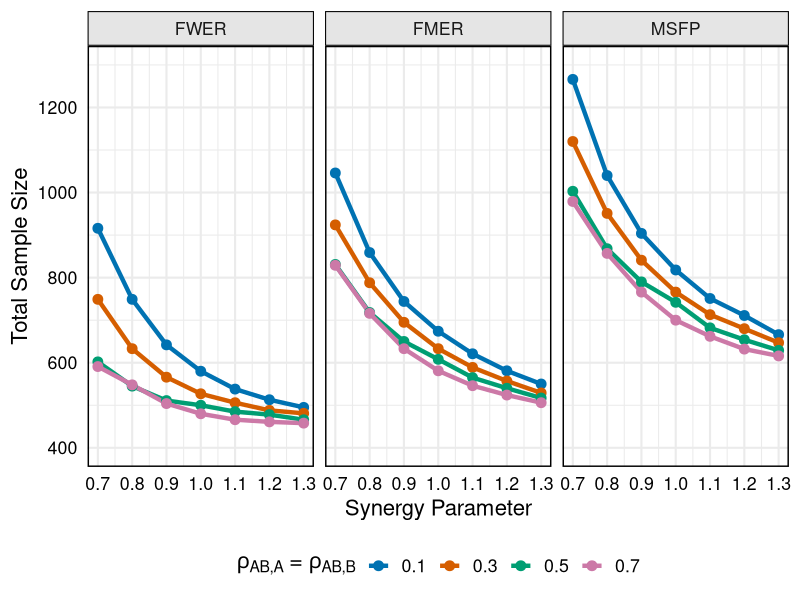
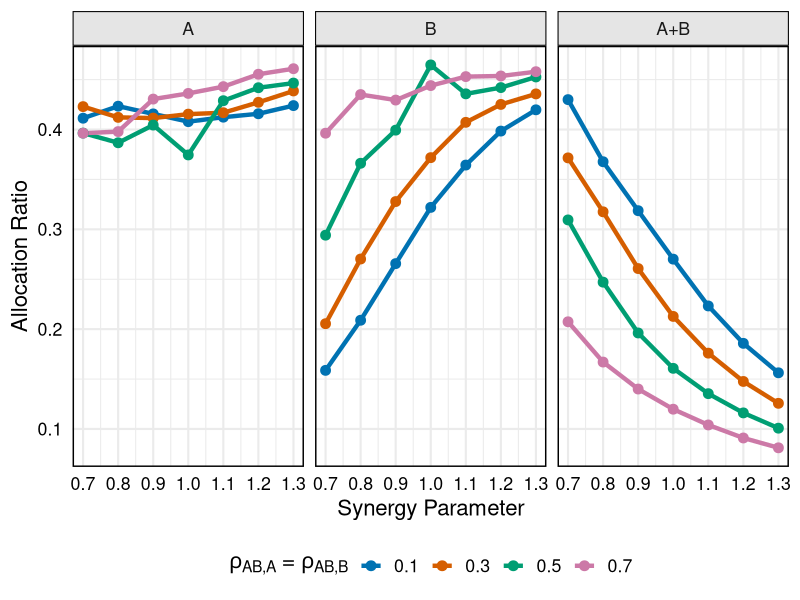

R code for these plots, in order:
library(MASS)
library(mvtnorm)
library(dplyr)
library(tidyr)
library(compiler)

set.seed(12345)

################################################################################
## 1) Define the scenario grids and fixed parameters
################################################################################

synergy_vec <- seq(0.7, 1.3, by = 0.1)  # synergy values
rho_vec     <- seq(0.2, 0.8, by = 0.2)    # grid for "rho" used in simulation of Z's
rho_vec <- c(0.1, 0.3, 0.5, 0.7)

deltaB       <- 0.3       # effect size for B vs. A
target_power <- 0.80      # target power (80%)
nrep_opt     <- 10000      # replications for the optimization stage
nrep_final   <- 50000      # replications for the final check

# Error‐rate definitions for 2 tests:
alpha_fwer <- 0.05      # Family-Wise Error Rate (FWER) control
alpha_fmer <- 0.0025    # FMER control
alpha_msfp <- 0.000625  # MSFP control

################################################################################
## 2) Probability that both |Z1| > c and |Z2| > c for bivariate normal
################################################################################
prob_both_above_c <- function(c, rho) {
  # Compute Probability(Z1 > c, Z2 > c) for bivariate normal (mean 0, correlation=rho)
  # and multiply by 4 to account for all four quadrants.
  pmass_quad <- pmvnorm(
    lower = c(c, c),
    upper = c(Inf, Inf),
    mean  = c(0, 0),
    corr  = matrix(c(1, rho, rho, 1), nrow = 2)
  )
  4 * pmass_quad
}
prob_both_above_c <- cmpfun(prob_both_above_c)

################################################################################
## 3) Get critical value c* for two‐sided tests for each error type
################################################################################
crit_cache <- list()  # Global cache to avoid repeated computations

calc_crit_2sided <- function(rho, error_type="FWER") {
  key <- paste0(error_type, "_", round(rho, 4))
  if (!is.null(crit_cache[[key]])) {
    return(crit_cache[[key]])
  }
  
  if (error_type == "FWER") {
    # Want: P(max(|Z1|,|Z2|) <= c) = 1 - alpha_fwer
    f_c <- function(c) {
      p_in <- pmvnorm(
        lower = c(-c, -c),
        upper = c(c, c),
        mean = c(0, 0),
        corr = matrix(c(1, rho, rho, 1), nrow = 2)
      )
      p_in - (1 - alpha_fwer)
    }
  } else if (error_type == "FMER") {
    # Want: P(|Z1| > c & |Z2| > c) = alpha_fmer
    f_c <- function(c) {
      prob_both_above_c(c, rho) - alpha_fmer
    }
  } else if (error_type == "MSFP") {
    # Want: P(Z1 > c & Z2 > c) = alpha_msfp
    f_c <- function(c) {
      prob_both_above_c(c, rho)  - alpha_msfp
    }
  } else {
    stop("Unknown error_type: must be FWER, FMER, or MSFP")
  }
  
  out <- uniroot(f_c, interval = c(0, 5))
  c_star <- out$root
  crit_cache[[key]] <<- c_star
  c_star
}
calc_crit_2sided <- cmpfun(calc_crit_2sided)

################################################################################
## 4) Correlation of (Z1,Z2) under the global null
################################################################################
get_corr_Z1_Z2_null <- function(pA, pB, pAB, rho, sigma2 = 1, N = 100) {
  nA  <- round(N * pA)
  nB  <- round(N * pB)
  nAB <- round(N * pAB)
  if (min(nA, nB, nAB) < 2) return(NA)
  
  varA  <- sigma2 / nA
  varB  <- sigma2 / nB
  varAB <- sigma2 / nAB
  
  covAB_A <- rho * sqrt(varA * varAB)
  #covB_A  <- 0.001 * sqrt(varA * varB)
  covB_A  <- 0
  covB_AB <- rho * sqrt(varB * varAB)
  
  var_diffAB_A <- varAB + varA - 2 * covAB_A
  var_diffB_A  <- varB + varA - 2 * covB_A
  if (var_diffAB_A <= 0 || var_diffB_A <= 0) return(NA)
  
  cov_diff <- covB_AB - covB_A - covAB_A + varA
  rhoZ <- cov_diff / sqrt(var_diffAB_A * var_diffB_A)
  if (!is.finite(rhoZ) || abs(rhoZ) > 1) return(NA)
  rhoZ
}
get_corr_Z1_Z2_null <- cmpfun(get_corr_Z1_Z2_null)

################################################################################
## 5) Simulate draws (Z1, Z2) from the alternative hypothesis
################################################################################
simulate_draws_Z <- function(pA, pB, pAB,
                             muA, muB, muAB,
                             rho, sigma2 = 1, N = 100,
                             nrep = 2000) {
  nA  <- round(N * pA)
  nB  <- round(N * pB)
  nAB <- round(N * pAB)
  if (min(nA, nB, nAB) < 2) {
    return(matrix(NA, nrow = nrep, ncol = 2))
  }
  
  varA  <- sigma2 / nA
  varB  <- sigma2 / nB
  varAB <- sigma2 / nAB
  
  covAB_A <- rho * sqrt(varA * varAB)
  #covB_A  <- 0.001 * sqrt(varA * varB)
  covB_A  <- 0
  covB_AB <- rho * sqrt(varB * varAB)
  
  var_diffAB_A <- varAB + varA - 2 * covAB_A
  var_diffB_A  <- varB + varA - 2 * covB_A
  if (var_diffAB_A <= 0 || var_diffB_A <= 0) {
    return(matrix(NA, nrow = nrep, ncol = 2))
  }
  
  Sigma_means <- matrix(c(
    varA,      covB_A,    covAB_A,
    covB_A,    varB,      covB_AB,
    covAB_A,   covB_AB,   varAB
  ), nrow = 3, byrow = TRUE)
  
  L <- tryCatch(chol(Sigma_means), error = function(e) NULL)
  if (is.null(L)) {
    return(matrix(NA, nrow = nrep, ncol = 2))
  }
  
  Z <- matrix(rnorm(nrep * 3), nrep, 3)
  # Shift by (muA, muB, muAB)
  draws <- matrix(rep(c(muA, muB, muAB), each = nrep),
                  nrow = nrep, ncol = 3) + Z %*% t(L)
  
  diffAB_A <- draws[, 3] - draws[, 1]
  diffB_A  <- draws[, 2] - draws[, 1]
  z1 <- diffAB_A / sqrt(var_diffAB_A)
  z2 <- diffB_A  / sqrt(var_diffB_A)
  
  cbind(z1, z2)
}
simulate_draws_Z <- cmpfun(simulate_draws_Z)

################################################################################
## 6) Simulate power for a given error_type using the chosen design
################################################################################
simulate_power_2sided <- function(N, pA, pB, pAB,
                                  deltaB, synergy,
                                  rho, error_type = "FWER",
                                  sigma2 = 1, nrep = 2000) {
  rhoZ <- get_corr_Z1_Z2_null(pA, pB, pAB, rho, sigma2, N)
  if (is.na(rhoZ)) return(c(power_AB = NA, power_B = NA))
  
  c_star <- calc_crit_2sided(rhoZ, error_type = error_type)
  
  muA  <- 0
  muB  <- deltaB
  muAB <- synergy * deltaB
  
  zmat <- simulate_draws_Z(pA, pB, pAB,
                           muA, muB, muAB,
                           rho, sigma2, N, nrep)
  
  valid <- complete.cases(zmat)
  if (sum(valid) == 0) return(c(power_AB = NA, power_B = NA))
  
  zmat <- zmat[valid, , drop = FALSE]
  power_AB <- mean(abs(zmat[, 1]) > c_star)
  power_B  <- mean(abs(zmat[, 2]) > c_star)
  
  if(error_type == "MSFP"){
    power_AB <- mean(zmat[, 1] > c_star)
    power_B  <- mean(zmat[, 2] > c_star)
  }
  
  c(power_AB = power_AB, power_B = power_B)
}
simulate_power_2sided <- cmpfun(simulate_power_2sided)

################################################################################
## 7) Optimal Allocation via Continuous Optimization (Numerical Method)
################################################################################
optimal_allocation <- function(synergy, deltaB, rho_ABA = 0.3, rho_AB = 0.001) {
  # Objective function: maximize min(W1, W2) where
  #   p_AB = x, p_A = (1 - x)*y, p_B = 1 - p_AB - p_A,
  # and with the feasibility constraint that all probabilities >= 0.1.
  # The formulas below approximate the noncentrality parameters:
  #   D1 = 1/p_AB + 1/p_A - 2*rho_ABA/sqrt(p_AB*p_A)
  #   W1 = (synergy*deltaB)^2 / D1
  #   D2 = 1/p_B  + 1/p_A - 2*rho_AB/sqrt(p_A*p_B)
  #   W2 = (deltaB)^2 / D2
  # We maximize min(W1, W2) by minimizing its negative.
  objFun <- function(par) {
    x <- par[1]
    y <- par[2]
    pAB <- x
    pA  <- (1 - x) * y
    pB  <- 1 - pAB - pA
    # Enforce feasibility: each allocation must be at least 0.1
    if (pAB < 0.01 || pA < 0.01 || pB < 0.01) return(1e6)
    
    D1 <- (1 / pAB) + (1 / pA) - 2 * rho_ABA / sqrt(pAB * pA)
    D2 <- (1 / pB)  + (1 / pA) - 2 * rho_AB   / sqrt(pA * pB)
    W1 <- (synergy * deltaB)^2 / D1
    W2 <- (deltaB)^2 / D2
    return(-min(W1, W2))
  }
  
  res <- optim(
    par    = c(0.3, 0.3),  # initial guess for (x, y)
    fn     = objFun,
    method = "L-BFGS-B",
    lower  = c(0.0001, 0.0001),
    upper  = c(0.9999, 0.9999)
  )
  
  xOpt <- res$par[1]
  yOpt <- res$par[2]
  pAB  <- xOpt
  pA   <- (1 - xOpt) * yOpt
  pB   <- 1 - pAB - pA
  
  # Return the optimal allocation and the achieved objective value.
  return(c(pA = pA, pB = pB, pAB = pAB, max_minW = -res$value))
}

################################################################################
## 8) Use the allocation method then simulate power
################################################################################
evaluate_N <- function(N, synergy, rho,
                       error_type = "FWER",
                       deltaB = 0.3,
                       nrep_opt = nrep_opt) {
  # Get the optimal allocation using the numerical method.
  alloc <- optimal_allocation(synergy, deltaB, rho_ABA = rho, rho_AB = 0.001)
  
  # Compute simulated power using these allocation probabilities.
  pow <- simulate_power_2sided(N, pA = alloc["pA"], pB = alloc["pB"], pAB = alloc["pAB"],
                               deltaB = deltaB, synergy = synergy,
                               rho = rho, error_type = error_type, nrep = nrep_opt)
  # Use the minimum of the two power values (for the two tests).
  power_val <- min(pow["power_AB"], pow["power_B"])
  list(
    power = power_val,
    allocation = alloc
  )
}
evaluate_N <- cmpfun(evaluate_N)

################################################################################
## 9) Binary search: Find minimal N that achieves target power
################################################################################
find_minN_for_80pct_binary <- function(N_start, synergy, rho,
                                       error_type = "FWER",
                                       deltaB = 0.3,
                                       target_power = 0.8,
                                       nrep_opt = nrep_opt,
                                       nrep_final = nrep_final,
                                       tol = -0.005) {
  # Step 1: Find an upper bound for N
  N_low <- N_start
  eval_low <- evaluate_N(N_low, synergy, rho, error_type, deltaB, nrep_opt)
  if (is.na(eval_low$power)) eval_low$power <- 0
  
  if (eval_low$power >= target_power) {
    N_high <- N_low
  } else {
    N_high <- N_low
    repeat {
      N_high <- N_high * 2
      eval_high <- evaluate_N(N_high, synergy, rho, error_type, deltaB, nrep_opt)
      if (!is.na(eval_high$power) && eval_high$power >= target_power) break
      if (N_high > 5000) break
    }
  }
  
  # Step 2: Binary search for minimal N between N_low and N_high
  while ((N_high - N_low) > 1) {
    N_mid <- floor((N_low + N_high) / 2)
    eval_mid <- evaluate_N(N_mid, synergy, rho, error_type, deltaB, nrep_opt)
    if (!is.na(eval_mid$power) && eval_mid$power >= target_power) {
      N_high <- N_mid
    } else {
      N_low <- N_mid
    }
  }
  
  # Step 3: Final check with increased replication
  final_eval <- evaluate_N(N_high, synergy, rho, error_type, deltaB, nrep_final)
  while ((is.na(final_eval$power) || final_eval$power < target_power) && N_high < 5000) {
    N_high <- N_high + 1
    final_eval <- evaluate_N(N_high, synergy, rho, error_type, deltaB, nrep_final)
  }
  
  # Step 4: Try decrementing N if possible
  candidate <- N_high
  repeat {
    eval_candidate <- evaluate_N(candidate - 1, synergy, rho, error_type, deltaB, nrep_final)
    if (is.na(eval_candidate$power) || eval_candidate$power < target_power - tol)
      break
    candidate <- candidate - 1
    if (candidate <= N_start) break
  }
  
  final_evals <- evaluate_N(candidate, synergy, rho, error_type, deltaB, nrep_final)
  
  list(
    N = candidate,
    ratio = final_evals$allocation,
    power = final_evals$power
  )
}
find_minN_for_80pct_binary <- cmpfun(find_minN_for_80pct_binary)


################################################################################
## 10) Main Loop: Loop over error types, synergy, and rho to determine N
################################################################################
params <- expand.grid(
  synergy = synergy_vec,
  rho     = rho_vec
)
results_list <- list()
idx <- 1

#start_time <- Sys.time()

# Loop over error_type choices and each (synergy, rho) combination:
for (error_type in c("FWER", "FMER", "MSFP")) {
  for (i in seq_len(nrow(params))) {
    s_val <- params$synergy[i]
    r_val <- params$rho[i]
    
    cat(sprintf("error_type=%s | synergy=%.2f | rho=%.2f...\n",
                error_type, s_val, r_val))
    
    out <- find_minN_for_80pct_binary(
      N_start = 20,
      synergy = s_val,
      rho = r_val,
      error_type = error_type,
      deltaB = deltaB,
      target_power = target_power,
      nrep_opt = nrep_opt,
      nrep_final = nrep_final,
      tol = -0.005
    )
    
    results_list[[idx]] <- data.frame(
      error_type = error_type,
      synergy    = s_val,
      rho        = r_val,
      N          = out$N,
      pA_opt     = out$ratio["pA"],
      pB_opt     = out$ratio["pB"],
      pAB_opt    = out$ratio["pAB"],
      power      = out$power
    )
    idx <- idx + 1
  }
}

df_results <- do.call(rbind, results_list)
#end_time <- Sys.time()

# cat("\nFinal Results:\n")
# print(df_results)
# cat("\nTotal Running Time:", end_time - start_time, "\n")


library(ggplot2)
library(dplyr)
library(tidyr)

# Define a custom color palette 
custom_colors <- c("#0072B2", "#D55E00", "#009E73", "#CC79A7")

# Ensure that 'rho' is a factor with levels 0.2, 0.4, 0.6, 0.8 (even if some are missing in the data)
df_results <- df_results %>%
  mutate(rho = factor(rho, levels = c(0.1, 0.3, 0.5, 0.7)))

df_results$error_type <- factor(df_results$error_type, levels = c("FWER", "FMER", "MSFP"))

y_min <- floor(min(df_results$N) / 100) * 100
y_max <- ceiling(max(df_results$N) / 100) * 100

### First Plot: 3x1 Facet Plot (Total Sample Size vs. Synergy) with unified y-axis ###
ggplot(df_results, aes(x = synergy, y = N, color = rho, group = rho)) +
  geom_line(size = 1.5) +
  geom_point(size = 3) +
  facet_wrap(~ error_type, nrow = 1) +  # scales fixed by default
  scale_x_continuous(breaks = seq(min(df_results$synergy), max(df_results$synergy), by = 0.1)) +
  scale_y_continuous(limits = c(y_min, y_max),
                     breaks = seq(y_min, y_max, by = 200)) +
  scale_color_manual(values = custom_colors) +
  labs(x = "Synergy Parameter",
       y = "Total Sample Size",
       color = expression(paste(rho["AB,A"], " = ", rho["AB,B"]))) +
  theme_minimal(base_size = 16) +
  theme(panel.border = element_rect(color = "black", fill = NA, size = 1),
        strip.background = element_rect(fill = "gray90", color = "black"),
        legend.position = "bottom",
        legend.title = element_text(hjust = 2),
        axis.text.x = element_text(color = "black"),
        axis.text.y = element_text(color = "black"))


# =============== Second Plot: Only FWER, with A/B/AB columns ===============
# 1) Pivot allocations into long format
df_alloc <- df_results %>%
  filter(error_type == "FWER") %>%            # keep only FWER
  dplyr::select(error_type, synergy, rho, pA_opt, pB_opt, pAB_opt) %>%
  pivot_longer(cols = c("pA_opt","pB_opt","pAB_opt"),
               names_to = "Arm",
               values_to = "Allocation")

# Rename arms
df_alloc$Arm <- factor(df_alloc$Arm,
                       levels = c("pA_opt","pB_opt","pAB_opt"),
                       labels = c("A","B","AB"))
levels(df_alloc$Arm)[levels(df_alloc$Arm) == "AB"] <- "A+B"

# 2) Plot synergy vs. Allocation, facet by Arm (A, B, AB in columns)
p_alloc <- ggplot(df_alloc, aes(x = synergy, y = Allocation,
                                color = rho, group = interaction(rho, Arm))) +
  geom_line(size = 1.5) +
  geom_point(size = 3) +
  scale_x_continuous(breaks = seq(min(df_alloc$synergy), max(df_alloc$synergy), by = 0.1)) +
  facet_wrap(~ Arm, nrow = 1, scales = "fixed") +  # single row, 3 columns
  scale_color_manual(values = custom_colors, drop = FALSE) +
  labs(
    x = "Synergy Parameter",
    y = "Allocation Ratio",
    color = expression(paste(rho["AB,A"], " = ", rho["AB,B"]))
  ) +
  theme_minimal(base_size = 16) +
  theme(
    panel.border     = element_rect(color = "black", fill = NA, size = 1),
    strip.background = element_rect(fill = "gray90", color = "black"),
    legend.position  = "bottom", legend.title = element_text(hjust = 2),
    axis.text.x = element_text(color = "black"),
    axis.text.y = element_text(color = "black")
  ); print(p_alloc)


